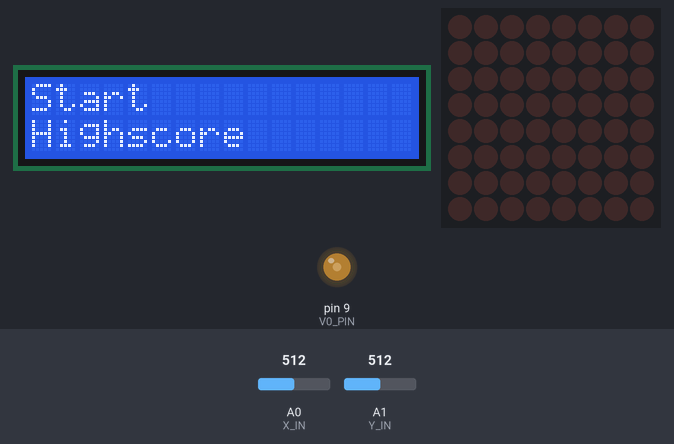
Simulated run of this sketch. Board: Arduino Uno, built with avr-gcc and run on an emulated ATmega328P. Shown: 16×2 character LCD, 8×8 LED matrix, output pins drawn as LEDs (lit = HIGH). The test bench sets the inputs (shaded band); at power-on: A0 (X_IN) = 512, A1 (Y_IN) = 512. Random numbers use the default seed unless the sketch sets one.

Above: at 1.6 s.
1.7 s: A0 (X_IN) set to 541
At 2.32 s:
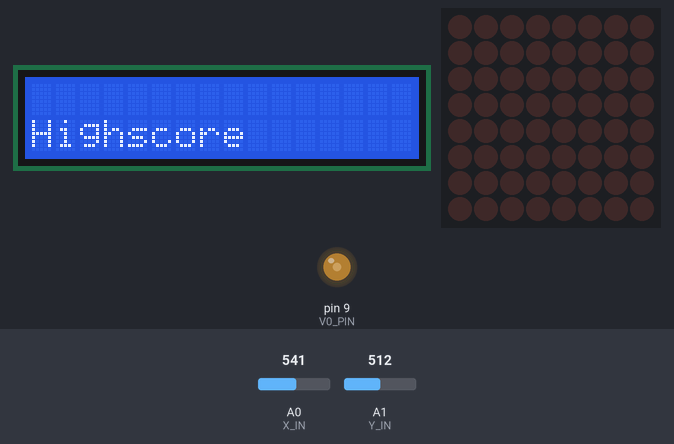
3.5 s: A0 (X_IN) set to 567
At 3.76 s:
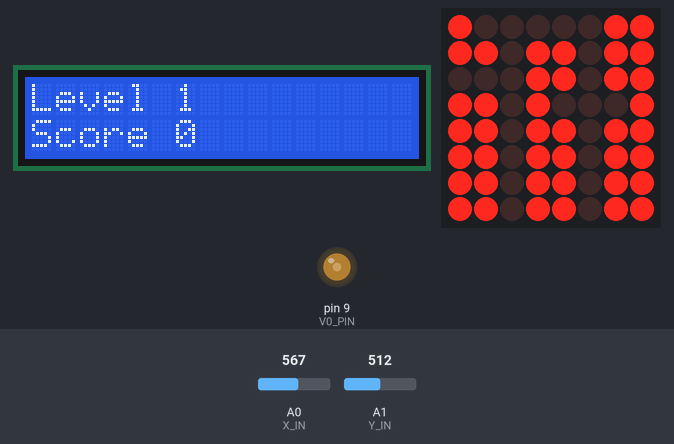
5.5 s: A1 (Y_IN) set to 491
8.4 s: A1 (Y_IN) set to 461
At 9.93 s:
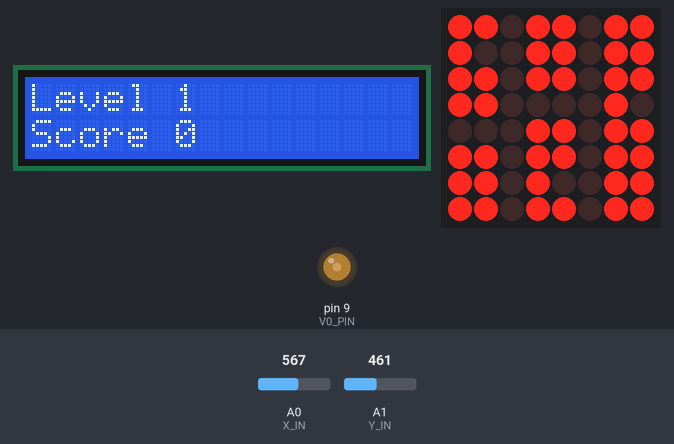
10.7 s: A1 (Y_IN) set to 537
12.8 s: A1 (Y_IN) set to 559
At 13.02 s:
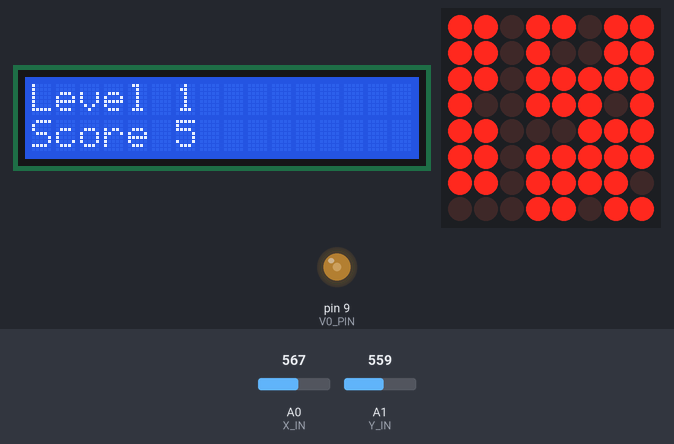

Measured:
- the behaviour switches between 550 and 551 on A0 (X_IN) (found by bisection; images 1 and 2)
- the behaviour switches between 480 and 479 on A1 (Y_IN) (found by bisection; images 2 and 3)
- the behaviour switches between 550 and 551 on A1 (Y_IN) (found by bisection; images 3 and 4)
- what the display in image 1 shows lasts 0.5 s, from 2.1 s to 2.6 s

The sketch:

cross_the_road.ino
```cpp
#include "LedControl.h"
#include <LiquidCrystal.h>
#define V0_PIN 9
#define X_IN A0
#define Y_IN A1
#define MATRIX_SIZE 8
#define TIME_PER_LEVEL 60000                                            //1 minute per level, cars move faster
LedControl ledControl = LedControl(12, 11, 10, 1);
LiquidCrystal liquidCrystalDisplay(2, 3, 4, 5, 6, 7);
bool buildings[MATRIX_SIZE][MATRIX_SIZE];
bool vehicles[MATRIX_SIZE][MATRIX_SIZE];
bool gameMode, playerLed, fogLed, carLed, textBlink;
bool writtenMenuState, highscoreMoved;
bool scoreLevelChanged;
int carDirection;
int positionLine, positionColumn;                                       //variables for the position of the player
int carSpeed;                                                           //variables for the movement of the vehicles/obstacles
int positionX, positionY;                                               //variables for JoyStick
int menuState, currentCursorColumn, currentCursorLine;                  //0 - Start/Highscore, 1 - Highscore, 2 - Currently playing
int cursorScoreLine;
int score;
unsigned long lastTimePlayer, lastTimeCars, lastTimeMoved, lastTimeFog, lastTimePlayerMoved, lastMenuMoved, lastLcdBlink, timePlayed;
struct Highscore
{
  int score;
  char playerName[9];
};
Highscore highscore[11];

void printBuildings(bool buildings[MATRIX_SIZE][MATRIX_SIZE])
{
  for(int i = 0; i < 8; i++)
    for(int j = 0; j < 8; j++)
    ledControl.setLed(0, j, i, buildings[i][j]);
}

void printVehicles(bool vehicles[MATRIX_SIZE][MATRIX_SIZE])
{
  for(int i = 0; i < 8; i++)
    ledControl.setLed(0, i, 5, vehicles[5][i]);
}

bool checkCollision(bool vehicles[MATRIX_SIZE][MATRIX_SIZE])
{
  if (positionLine == 5)
    for(int i = 0; i < 8; i++)
      if (vehicles[5][positionColumn] == 1)
        return 1;
  return 0;
}

void printFog(bool on)
{
  for(int i = 0; i < MATRIX_SIZE; i++)
    ledControl.setLed(0, i, 2, on);
}

void generateFirstLayoutBuildings(bool buildings[MATRIX_SIZE][MATRIX_SIZE])
{
  int tunnel, safePoint;
  carDirection = 0;
  for (int i = 0; i < 8; i++)
  {
    if (i != 3)
    {
      buildings[7][i] = 1;
      buildings[6][i] = 1;
    }
    else
    {
      buildings[7][i] = 0;
      buildings[6][i] = 0;
    }
  }
  for (int i = 0; i < 2; i++)
  {
    tunnel = random(0, 8);
    safePoint = random(0, 8);
    while (tunnel == safePoint || tunnel + 1 == safePoint || tunnel - 1 == safePoint)
      safePoint = random(0, 8);
    for (int j = 0; j < 8; j++)
    {
      if (j != tunnel)
        if (j != safePoint)
          if (i == 0)
          {
            buildings[4][j] = 1;
            buildings[3][j] = 1;
          }
          else
          {
            buildings[1][j] = 1;
            buildings[0][j] = 1;
          }
        else
          if (i == 0)
          {
            buildings[4][j] = 0;
            buildings[3][j] = 1;
          }
          else
          {
            buildings[1][j] = 0;
            buildings[0][j] = 1;
          }
      else
        if (i == 0)
        {
          buildings[4][j] = 0;
          buildings[3][j] = 0;
        }
        else
        {
          buildings[1][j] = 0;
          buildings[0][j] = 0;
        }
    }
    if (carDirection == 0)
      if (tunnel < 4)
        carDirection = -1;
      else
        carDirection = 1;
  }
}

void initialize(bool buildings[MATRIX_SIZE][MATRIX_SIZE], bool vehicles[MATRIX_SIZE][MATRIX_SIZE])
{
  for(int i = 0; i < 8; i++)
  {
    for(int j = 0; j < 8; j++)
    {
      buildings[i][j] = 0;
      vehicles[i][j] = 0;
    }
  }
}

void generateBuildings(bool buildings[MATRIX_SIZE][MATRIX_SIZE])
{
  int tunnel;
  int safePoint;

  tunnel = random(0, 8);
  safePoint = random(0, 8);
  while (tunnel == safePoint || tunnel + 1 == safePoint || tunnel - 1 == safePoint)
    safePoint = random(0, 8);
  for(int i = 0; i < 8; i++)
  {
    if (i != tunnel)
      if (i != safePoint)
      {
        buildings[1][i] = 1;
        buildings[0][i] = 1;
      }
      else
      {
        buildings[1][i] = 0;
        buildings[0][i] = 1;
      }
    else
    {
      buildings[1][i] = 0;
      buildings[0][i] = 0;
    }
  }
  for(int i = 0; i < 8; i++)
    if (buildings[3][i] == 0)
    {
      tunnel = i;
      break;
    }
  if (tunnel < positionColumn)
    carDirection = -1;
  else
    carDirection = 1;
}

void generateVehicles(bool vehicles[MATRIX_SIZE][MATRIX_SIZE])
{
  int numberOfVehicles;
  int vehicleLength[2];
  vehicleLength[0] = 0;
  vehicleLength[1] = 0;
  for(int i = 0; i < 8; i++)
  {
    vehicles[5][i] = 0;
    vehicles[2][i] = 1;
  }
  numberOfVehicles = random(0, 2);
  if (numberOfVehicles == 0)
  {
    vehicleLength[0] = random(1, 7);
    for(int i = 0; i < vehicleLength[0]; i++)
      vehicles[5][i] = 1;
  }
  else
  {
    vehicleLength[0] = random(1, 3);
    vehicleLength[1] = random(1, 4);
    for(int i = 0; i < 2; i++)
      for(int j = 0; j < vehicleLength[i]; j++)
        vehicles[5][i * 4 + j] = 1;
  }
}

void translateThreeRowsDown(bool buildings[MATRIX_SIZE][MATRIX_SIZE], bool vehicles[MATRIX_SIZE][MATRIX_SIZE])
{
  for(int i = 7; i > 2; i--)
  {
    for(int j = 0; j < 8; j++)
    {
      buildings[i][j] = buildings[i - 3][j];
    }
  }
  generateBuildings(buildings);
  generateVehicles(vehicles);
  printBuildings(buildings);
  printVehicles(vehicles);
}

void carOffset(bool vehicles[MATRIX_SIZE][MATRIX_SIZE])
{
  bool tmp[8];
  if (carDirection == 1)
  {
    for(int i = 0; i < 8; i++)
    {
      tmp[i] = 0;
      if (i == 0)
        tmp[i] = vehicles[5][7];
      else
        tmp[i] = vehicles[5][i - 1];
    }

  }
  else
  {
    for(int i = 0; i < 8; i++)
    {
      tmp[i] = 0;
      if (i == 7)
        tmp[i] = vehicles[5][0];
      else
        tmp[i] = vehicles[5][i + 1];
    }
  }
  for(int i = 0; i < 8; i++)
    vehicles[5][i] = tmp[i];
  printVehicles(vehicles);
}

void getName()
{
  int currentCursor = 0, atLeast3Letters = 0;
  unsigned long currentTime, lastTime;
  lastTime = millis();
  liquidCrystalDisplay.clear();
  liquidCrystalDisplay.setCursor(0, 1);
  liquidCrystalDisplay.print("Score");
  liquidCrystalDisplay.setCursor(6, 1);
  liquidCrystalDisplay.print(highscore[10].score);
  liquidCrystalDisplay.setCursor(0, 0);
  for(int i = 0; i < 8; i++)
    highscore[10].playerName[i] = '\0';
  highscore[10].playerName[0] = 'A';
  liquidCrystalDisplay.print(highscore[10].playerName[0]);
  while(1)
  {
    currentTime = millis();
    if (textBlink == 0 && currentTime - lastLcdBlink > 500)
    {
      lastLcdBlink = currentTime;
      textBlink = 1;
      liquidCrystalDisplay.setCursor(currentCursor, 0);
      liquidCrystalDisplay.print(" ");
    }
    else if (currentTime - lastLcdBlink > 500)
    {
      lastLcdBlink = currentTime;
      textBlink = 0;
      liquidCrystalDisplay.setCursor(currentCursor, 0);
      liquidCrystalDisplay.print(highscore[10].playerName[currentCursor]);
    }
    if (currentTime - lastTime > 300)
    {
      lastTime = currentTime;
      positionX = analogRead(X_IN);
      positionY = analogRead(Y_IN);
      if (positionX < 480)
      {
        if (currentCursor == 0)
        {
          if (atLeast3Letters == 1)
          {
            liquidCrystalDisplay.setCursor(0, 0);
            return ;
          }
        }
        else
        {
          liquidCrystalDisplay.setCursor(currentCursor, 0);
          liquidCrystalDisplay.print(highscore[10].playerName[currentCursor]);
          currentCursor--;
          liquidCrystalDisplay.setCursor(currentCursor, 0);
          liquidCrystalDisplay.print(highscore[10].playerName[currentCursor]);
        }
      }
      else if (positionX > 550)
      {
        if (atLeast3Letters == 0 && currentCursor == 1)
          atLeast3Letters = 1;
        if (currentCursor < 7)
        {
          liquidCrystalDisplay.setCursor(currentCursor, 0);
          liquidCrystalDisplay.print(highscore[10].playerName[currentCursor]);
          currentCursor++;
          if (highscore[10].playerName[currentCursor] == '\0')
            highscore[10].playerName[currentCursor] = 'A';
          liquidCrystalDisplay.setCursor(currentCursor, 0);
          liquidCrystalDisplay.print(highscore[10].playerName[currentCursor]);
        }
      }
      else if (positionY < 480)
      {
        highscore[10].playerName[currentCursor] = 'A' + (highscore[10].playerName[currentCursor] - 'A' - 1 + 'Z' - 'A' + 1) % ('Z' - 'A' + 1);
        liquidCrystalDisplay.setCursor(currentCursor, 0);
        liquidCrystalDisplay.print(highscore[10].playerName[currentCursor]);
      }
      else if (positionY > 550)
      {
        highscore[10].playerName[currentCursor] = 'A' + (highscore[10].playerName[currentCursor] - 'A' + 1) % ('Z' - 'A' + 1);
        liquidCrystalDisplay.setCursor(currentCursor, 0);
        liquidCrystalDisplay.print(highscore[10].playerName[currentCursor]);
      }
    }
  }
}

void sortHighscore()
{
  Highscore tmp;
  tmp = highscore[10];
  int i = 9;
  while (i >= 0)
  {
    if (tmp.score >= highscore[i].score)
      highscore[i + 1] = highscore[i];
    else
      break;
    i--;
  }
  highscore[i + 1] = tmp;
  highscore[10].score = 0;
  strcpy(highscore[10].playerName, "NONE");
}

void initializeHighscore()
{
  for(int i = 0; i < 11; i++)
  {
    highscore[i].score = 0;
    for(int j = 0; j < 8; j++)
      highscore[i].playerName[j] = '\0';
    strcpy(highscore[i].playerName, "NONE");
    highscore[i].playerName[8] = '\0';
  }
}

void initializeLedControl()
{
  ledControl.shutdown(0, false);
  ledControl.setIntensity(0, 2);
  ledControl.clearDisplay(0);
}

void initializeLCD()
{
  liquidCrystalDisplay.begin(16, 2);
  liquidCrystalDisplay.clear();
  liquidCrystalDisplay.setCursor(0, 0);
  liquidCrystalDisplay.print("Start");
  liquidCrystalDisplay.setCursor(0, 1);
  liquidCrystalDisplay.print("Highscore");
  liquidCrystalDisplay.setCursor(0, 0);
}

void initializeTimers()
{
  lastTimePlayer = millis();
  lastTimeCars = lastTimePlayer;
  lastTimeMoved = lastTimePlayer;
  lastTimeFog = lastTimePlayer;
  lastMenuMoved = lastTimePlayer;
  lastLcdBlink = lastTimePlayer;
}

void generateFirstLayout()
{
  generateFirstLayoutBuildings(buildings);
  generateVehicles(vehicles);
  printBuildings(buildings);
}

void initializeVariables()
{
  carSpeed = 10;
  positionLine = 7;
  positionColumn = 3;
  gameMode = 0;
  playerLed = 0;
  fogLed = 0;
  carLed = 0;
  textBlink = 0;
  menuState = 0;
  writtenMenuState = 0;
  highscoreMoved = 0;
  scoreLevelChanged = 0;
  score = 0;
  currentCursorLine = 0;
}

void playing(unsigned long currentTime)
{
    if (playerLed == 0 && currentTime - lastTimePlayer > 100)               //blinking the led for player
    {
      playerLed = 1;
      ledControl.setLed(0, positionColumn, positionLine, playerLed);
      lastTimePlayer = currentTime;
    }
    else if (currentTime - lastTimePlayer > 100)
    {
      playerLed = 0;
      ledControl.setLed(0, positionColumn, positionLine, playerLed);
      lastTimePlayer = currentTime;
    }
    if (checkCollision(vehicles) == 1)
    {
      gameMode = 0;
      for(int i = 0; i < 8; i++)
        for(int j = 0; j < 8; j++)
          ledControl.setLed(0, j, i, false);
    }
    else
    {
      if (currentTime - lastTimeMoved > carSpeed * 150)
      {
        carOffset(vehicles);
        lastTimeMoved = currentTime;
      }
      if (currentTime - lastTimePlayerMoved > 200)                                      // every 200 ms reading for a player movement
      {
        lastTimePlayerMoved = currentTime;
        positionX = analogRead(X_IN);
        positionY = analogRead(Y_IN);
        ledControl.setLed(0, positionColumn, positionLine, false);
        if (positionX < 480)
        {
          //move left
          if (positionLine == 5)
          {
            if (vehicles[5][positionColumn - 1] == 0)
            {
              positionColumn--;
              if (positionColumn < 0)
                positionColumn = 0;
            }
          }
        }
        else if (positionX > 550)
        {
          //move right
          if (positionLine == 5)
          {
            if (vehicles[5][positionColumn + 1] == 0)
            {
              positionColumn++;
              if (positionColumn > 7)
                positionColumn = 7;
            }
          }
        }
        if (positionY < 480)
        {
          //move ahead
          if (positionLine == 6)
          {
            if (vehicles[5][positionColumn] == 0)
              positionLine--;
          }
          else
          {
            if (buildings[positionLine - 1][positionColumn] == 0)
              positionLine--;
          }
        }
        else if (positionY > 550)
        {
          //move backwards
          if (positionLine != 7)
          {
            if (positionLine == 4)
            {
              if (vehicles[5][positionColumn] == 0)
                positionLine++;
            }
            else if (buildings[positionLine + 1][positionColumn] == 0)
                positionLine++;
          }
        }
        ledControl.setLed(0, positionColumn, positionLine, true);
      }
      if (positionLine < 4)                                                     //advance with the game once the first road is cleared
      {
        translateThreeRowsDown(buildings, vehicles);
        positionLine = 7;
        score = score + 5;
        scoreLevelChanged = 1;
      }
      if (currentTime - timePlayed > TIME_PER_LEVEL)
      {
        timePlayed = currentTime;
        if (carSpeed > 1)
        {
          carSpeed--;
          scoreLevelChanged = 1;
        }
      }
    }
    scoreLevelLCD();
}

void menu(unsigned long currentTime)
{
    if (score != 0)
    {
      highscore[10].score = score;
      getName();
      sortHighscore();
      delay(200);
      score = 0;
      menuState = 1;
      cursorScoreLine = 0;
    }
    if (menuState == 0)
    {
      if (writtenMenuState == 0)
      {
        initializeLCD();
        writtenMenuState = 1;
      }
      if (textBlink == 0 && currentTime - lastLcdBlink > 500)
      {
        lastLcdBlink = currentTime;
        textBlink = 1;
        liquidCrystalDisplay.setCursor(0, currentCursorLine);
        if (currentCursorLine == 0)
          liquidCrystalDisplay.print("Start");
        else
          liquidCrystalDisplay.print("Highscore");
      }
      else if (currentTime - lastLcdBlink > 500)
      {
        lastLcdBlink = currentTime;
        textBlink = 0;
        liquidCrystalDisplay.clear();
        liquidCrystalDisplay.setCursor(0, 1 - currentCursorLine);
        if (currentCursorLine == 0)
          liquidCrystalDisplay.print("Highscore");
        else
          liquidCrystalDisplay.print("Start");
      }
      if (currentTime - lastMenuMoved > 500)
      {
        lastMenuMoved = currentTime;
        positionX = analogRead(X_IN);
        positionY = analogRead(Y_IN);
        if (positionX > 550)
        {
          if (currentCursorLine == 0)
            menuState = 2;
          else
          {
            menuState = 1;
            cursorScoreLine = 0;
            writtenMenuState = 0;
          }
        }
        else if (positionY < 480)
        {
          currentCursorLine = 0;
        }
        else if (positionY > 550)
        {
          currentCursorLine = 1;
        }
      }
    }
    if (menuState == 1)
    {
      if (writtenMenuState == 0)
      {
        liquidCrystalDisplay.begin(16, 2);
        writtenMenuState = 1;
        liquidCrystalDisplay.clear();
      }
      if (cursorScoreLine == 9)
        cursorScoreLine--;
      if (highscoreMoved == 1)
      {
        liquidCrystalDisplay.clear();
        highscoreMoved = 0;
      }
      for(int j = 0; j < 2; j++)
      {
        liquidCrystalDisplay.setCursor(0, j);
        liquidCrystalDisplay.print(cursorScoreLine + 1);
        if (cursorScoreLine == 9)
        {
          liquidCrystalDisplay.setCursor(2, j);
          liquidCrystalDisplay.print(".");
          liquidCrystalDisplay.setCursor(3, j);
        }
        else
        {
          liquidCrystalDisplay.setCursor(1, j);
          liquidCrystalDisplay.print(".");
          liquidCrystalDisplay.setCursor(2, j);
        }
        liquidCrystalDisplay.print(highscore[cursorScoreLine].playerName);
        int tmpScore = highscore[cursorScoreLine].score;
        if (tmpScore == 0)
        {
          liquidCrystalDisplay.setCursor(15, j);
          liquidCrystalDisplay.print(tmpScore % 10);
        }
        for(int i = 15; i >= 12 && tmpScore != 0; i--)
        {
          liquidCrystalDisplay.setCursor(i, j);
          liquidCrystalDisplay.print(tmpScore % 10);
          tmpScore /= 10;
        }
        cursorScoreLine++;
      }
      cursorScoreLine -= 2;
      if (currentTime - lastMenuMoved > 300)
      {
        lastMenuMoved = currentTime;
        positionX = analogRead(X_IN);
        positionY = analogRead(Y_IN);
        if (positionX < 480)
        {
          menuState = 0;
          writtenMenuState = 0;
          cursorScoreLine = 0;
          highscoreMoved = 0;
        }
        else if (positionY < 480)
        {
          if (cursorScoreLine > 0)
          {
            cursorScoreLine--;
            highscoreMoved = 1;
          }
        }
        else if (positionY > 550)
        {
          if (cursorScoreLine < 9)
          {
            cursorScoreLine++;
            highscoreMoved = 1;
          }
        }
      }
    }
    if (menuState == 2)
    {
      liquidCrystalDisplay.begin(16, 2);
      liquidCrystalDisplay.clear();
      liquidCrystalDisplay.setCursor(0, 0);
      liquidCrystalDisplay.print("Level 1");
      liquidCrystalDisplay.setCursor(0, 1);
      liquidCrystalDisplay.print("Score 0");
      generateFirstLayout();
      printBuildings(buildings);
      initializeTimers();
      initializeVariables();
      gameMode = 1;
    }
}

void scoreLevelLCD()
{
  if (scoreLevelChanged == 1)
  {
    liquidCrystalDisplay.clear();
    liquidCrystalDisplay.setCursor(0, 0);
    liquidCrystalDisplay.print("Level");
    liquidCrystalDisplay.setCursor(6, 0);
    liquidCrystalDisplay.print(11 - carSpeed);
    liquidCrystalDisplay.setCursor(0, 1);
    liquidCrystalDisplay.print("Score");
    liquidCrystalDisplay.setCursor(6, 1);
    liquidCrystalDisplay.print(score);
    scoreLevelChanged = 0;
  }
}

void setup()
{
  initializeHighscore();
  initializeLedControl();
  initializeLCD();
  initializeTimers();
  initializeVariables();
  pinMode(V0_PIN, OUTPUT);
  pinMode(X_IN, INPUT);
  pinMode(Y_IN, INPUT);
  analogWrite(V0_PIN, 90);
  randomSeed(analogRead(A5));
}

void loop()
{
  unsigned long currentTime = millis();
  if (gameMode == 1)
  {
    playing(currentTime);
  }
  else
  {
    menu(currentTime);
  }
}
```
